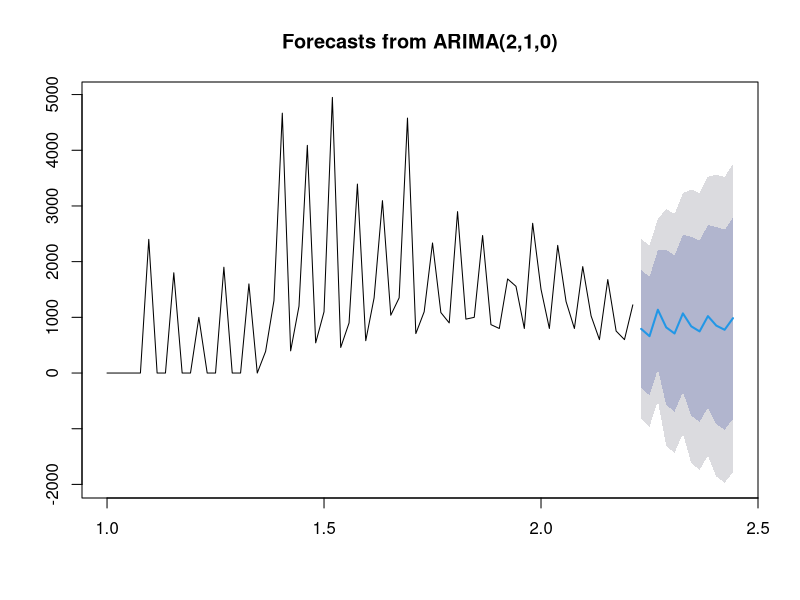

Here is the R script that generated this plot:
# Manual edits:
# - Loaded the correct data
# - Renamed `visa_applications` to `applications`
# - Renamed `type_of_visa` to `visa_type`
# - Saved a copy of the forecast

library(tidyverse)
library(lubridate)

# Example of loading data (replace with actual data)
# data <- read.csv("ukraine_visa_data.csv")
data <- read.csv("data/visas-weekly-training.csv")
data$date <- ymd(data$date)

data <- data %>%
  mutate(conversion_rate_applications = visas_issued / applications,
         conversion_rate_visas = arrivals / visas_issued,
         lag_1_arrivals = lag(arrivals),
         lag_2_arrivals = lag(arrivals, 2),
         lag_3_arrivals = lag(arrivals, 3))

data <- data %>%
  mutate(ukraine_family_scheme = if_else(visa_type == "Ukraine Family Scheme", 1, 0),
         ukraine_sponsorship_scheme = if_else(visa_type == "Ukraine Sponsorship Scheme", 1, 0),
         government_sponsored = if_else(visa_type == "Government sponsored", 1, 0))

library(forecast)

# Prepare the time series data
ts_data <- ts(data$arrivals, frequency = 52)  # Weekly data

# Fit the ARIMA model
arima_model <- auto.arima(ts_data)

# Forecast the next 12 weeks (3 months)
forecasted_values <- forecast(arima_model, h = 12)

# Plot the forecast
plot(forecasted_values)

write_rds(forecasted_values, "data/forecast-gpt-4o.rds")
